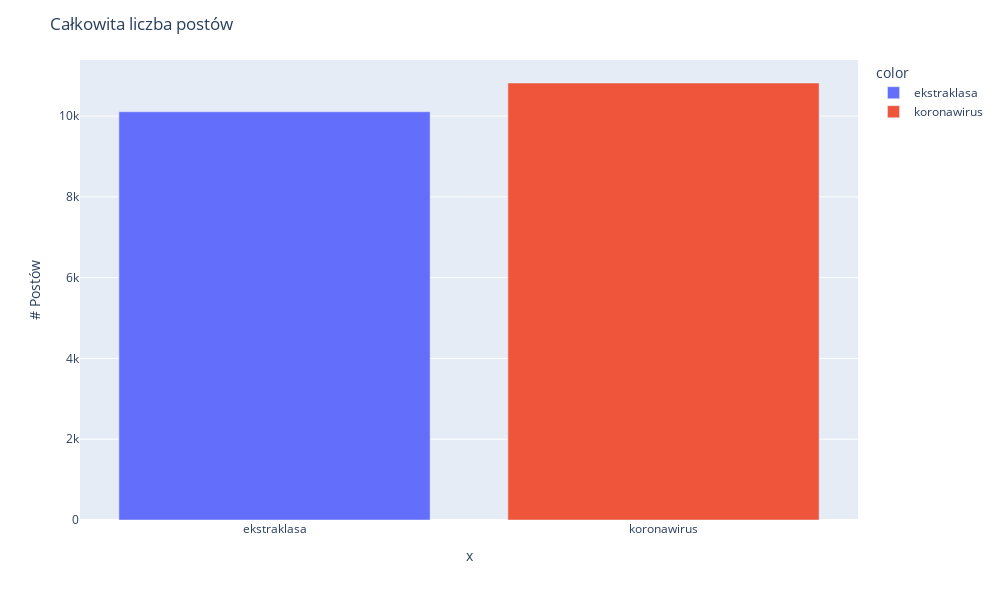

Source (notebook cell):
### Markdown cell above
### Rozkład liczby postów opublikowanych przez użytkowników w zadanych tematach

### Code cell
post_dist_by_topic(koronawirus_tweets, ekstraklasa_tweets, 'koronawirus', 'ekstraklasa')

### Figure 1 — Plotly figure (JSON) as saved in the notebook; plotly's stock layout.template omitted (floating-point values rounded to 4 significant figures)
{"data": [{"alignmentgroup": "True", "hovertemplate": "color=ekstraklasa<br>x=%{x}<br>y=%{y}<extra></extra>", "legendgroup": "ekstraklasa", "marker": {"color": "#636efa", "pattern": {"shape": ""}}, "name": "ekstraklasa", "offsetgroup": "ekstraklasa", "orientation": "v", "showlegend": true, "textposition": "auto", "type": "bar", "x": ["ekstraklasa"], "xaxis": "x", "y": [10107], "yaxis": "y"}, {"alignmentgroup": "True", "hovertemplate": "color=koronawirus<br>x=%{x}<br>y=%{y}<extra></extra>", "legendgroup": "koronawirus", "marker": {"color": "#EF553B", "pattern": {"shape": ""}}, "name": "koronawirus", "offsetgroup": "koronawirus", "orientation": "v", "showlegend": true, "textposition": "auto", "type": "bar", "x": ["koronawirus"], "xaxis": "x", "y": [10819], "yaxis": "y"}], "layout": {"barmode": "relative", "height": 600, "hovermode": "x unified", "legend": {"title": {"text": "color"}, "tracegroupgap": 0}, "margin": {"t": 60}, "title": {"text": "Całkowita liczba postów"}, "width": 1000, "xaxis": {"anchor": "y", "domain": [0, 1], "title": {"text": "x"}}, "yaxis": {"anchor": "x", "domain": [0, 1], "title": {"text": "# Postów"}}}}
